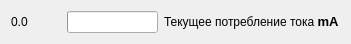
    <widget class="QWidget" name="layoutWidget_2">
     <property name="geometry">
      <rect>
       <x>10</x>
       <y>130</y>
       <width>337</width>
       <height>23</height>
      </rect>
     </property>
     <layout class="QHBoxLayout" name="horizontalLayout_8">
      <item>
       <widget class="QLabel" name="label_15">
        <property name="sizePolicy">
         <sizepolicy hsizetype="Fixed" vsizetype="Fixed">
          <horstretch>0</horstretch>
          <verstretch>0</verstretch>
         </sizepolicy>
        </property>
        <property name="minimumSize">
         <size>
          <width>50</width>
          <height>0</height>
         </size>
        </property>
        <property name="text">
         <string>0.0 </string>
        </property>
       </widget>
      </item>
      <item>
       <widget class="QProgressBar" name="progressBar_8">
        <property name="maximumSize">
         <size>
          <width>108</width>
          <height>16777215</height>
         </size>
        </property>
        <property name="statusTip">
         <string/>
        </property>
        <property name="whatsThis">
         <string notr="true"/>
        </property>
        <property name="value">
         <number>0</number>
        </property>
        <property name="textVisible">
         <bool>false</bool>
        </property>
       </widget>
      </item>
      <item>
       <widget class="QLabel" name="label_16">
        <property name="text">
         <string>&lt;html&gt;&lt;head/&gt;&lt;body&gt;&lt;p&gt;Текущее потребление тока &lt;span style=&quot; font-size:10pt; font-weight:600;&quot;&gt;mA&lt;/span&gt;&lt;/p&gt;&lt;/body&gt;&lt;/html&gt;</string>
        </property>
       </widget>
      </item>
     </layout>
    </widget>
